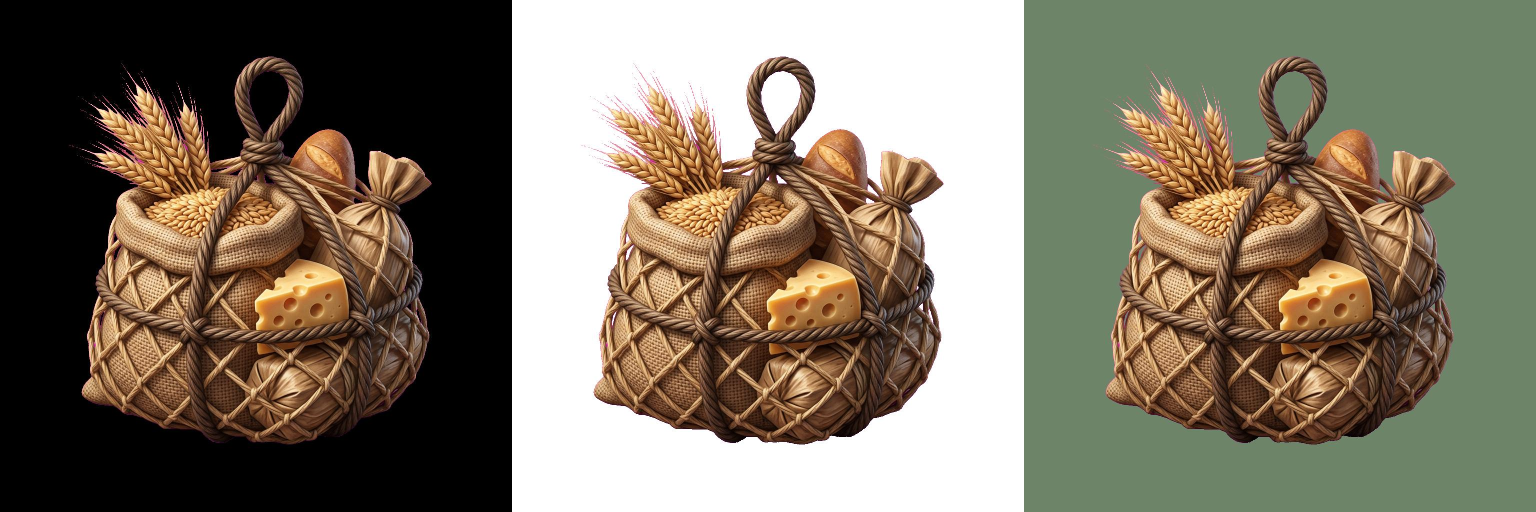
#> input picture assets/delivery/stone-starter-20261003/inspection/resource-food-black-white-green.jpg, 3072 x 1024 px (shown at 1/2 size)
$ python measure_parts.py ../assets/delivery/stone-starter-20261003/inspection/resource-food-black-white-green.jpg
#> lines starting #> are read from the running program, lines starting #| are printed output that depends on the picture
"""Measure opaque parts on class rig sheets. Prints boxes; writes nothing."""
import sys
from pathlib import Path

import numpy as np
from PIL import Image
from scipy import ndimage

ROOT = Path(__file__).resolve().parents[1]
RIGS = {
    "knight": ROOT / "assets/production/production-12-20261003/images/16-rig-knight.png",
    "mage": ROOT / "assets/production/production-12-20261003/images/19-rig-mage.png",
    "ranger": ROOT / "assets/production/production-12-20261003/images/17-rig-ranger.png",
}


def mask_of(path):
    im = Image.open(path).convert("RGBA")
    arr = np.asarray(im)
    r, g, b, a = arr[:,:,0], arr[:,:,1], arr[:,:,2], arr[:,:,3]
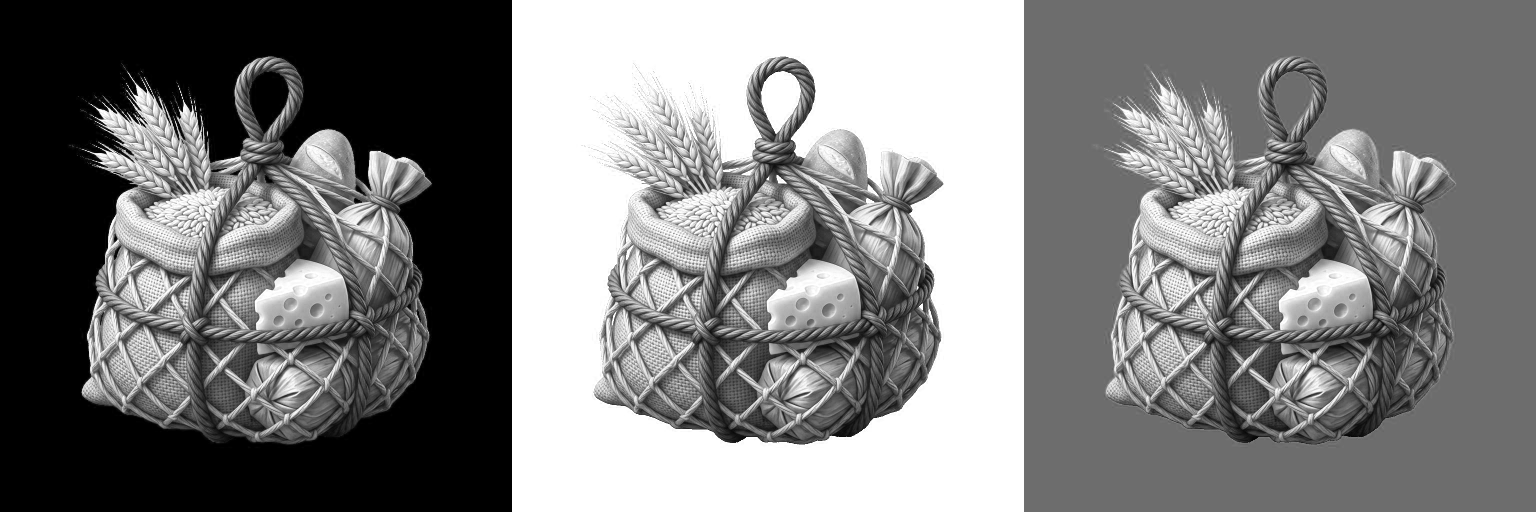
#> r: shape (1024, 3072) (shown at 1/2 size); min 0, max 255, mean 126.4
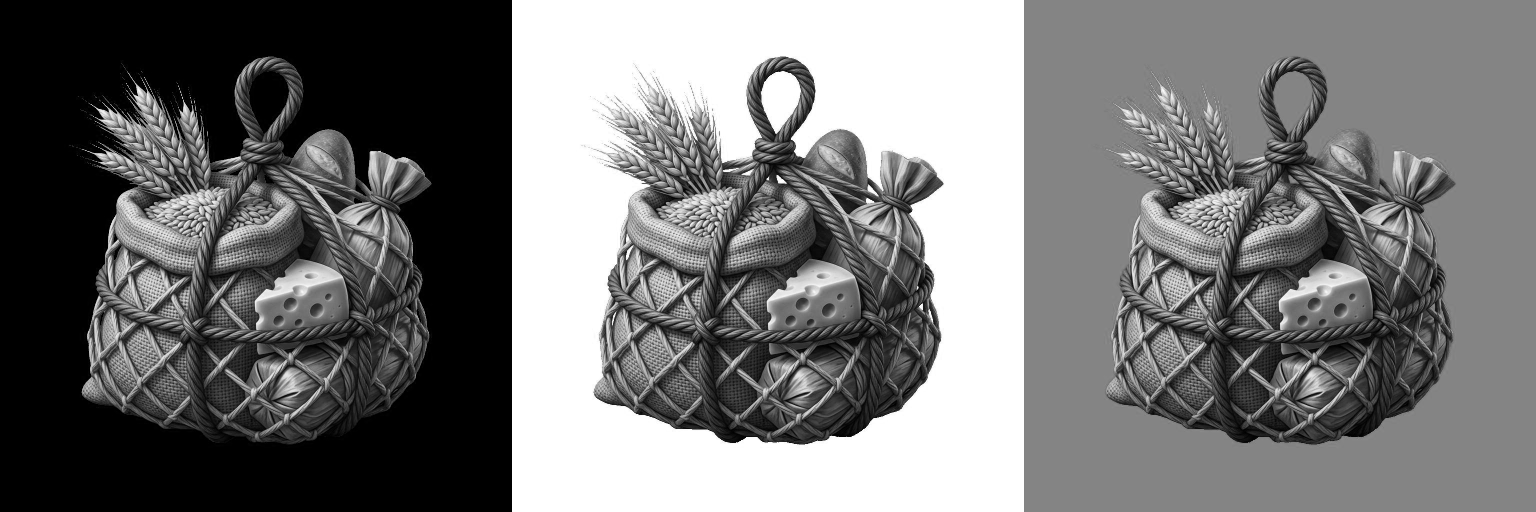
#> g: shape (1024, 3072) (shown at 1/2 size); min 0, max 255, mean 117.1
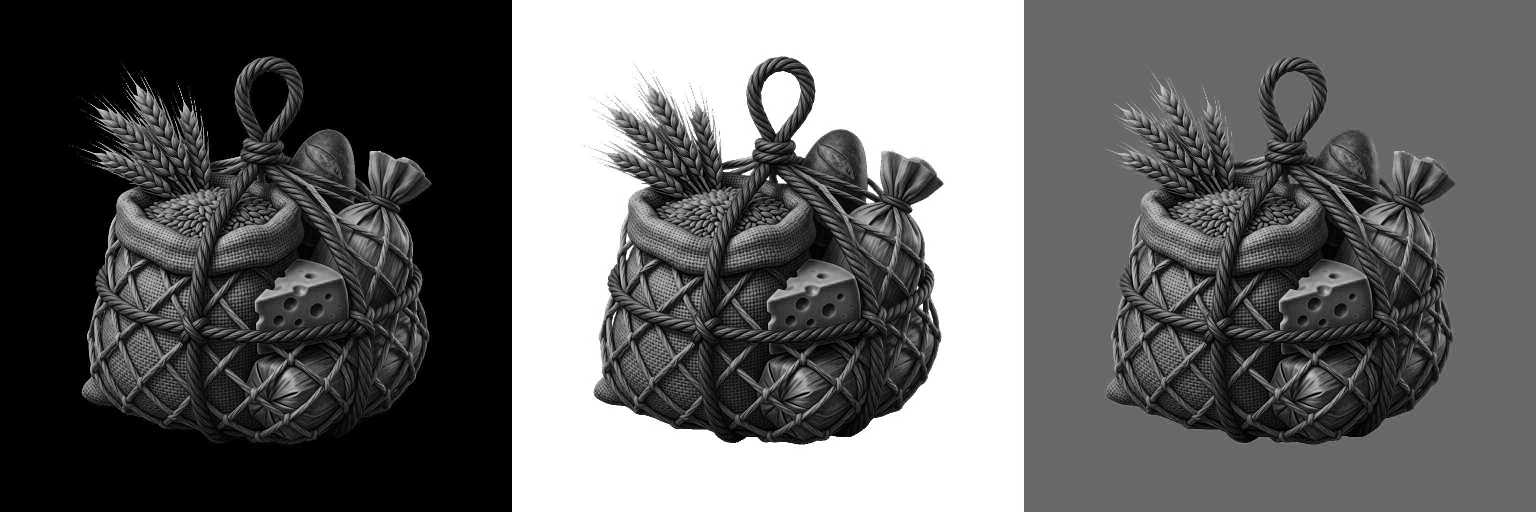
#> b: shape (1024, 3072) (shown at 1/2 size); min 0, max 255, mean 100.2
#> a: shape (1024, 3072); every value is 255
    magenta = (r > 180) & (g < 80) & (b > 180)
#> magenta: shape (1024, 3072) bool; every value is 0
    fg = (a > 16) & ~magenta
#> fg: shape (1024, 3072) bool; every value is 1
#> in main, `small = fg[::2, ::2]`: small: shape (512, 1536) bool; every value is 1
    return fg


def components(fg, min_area=600):
#> called with min_area = 200
    labels, count = ndimage.label(fg)
#> labels: shape (512, 1536) int32; every value is 1
#> count = 1
    out = []
    for lab, sl in enumerate(ndimage.find_objects(labels), start=1):
        if sl is None:
            continue
        ys, xs = sl
        area = int((labels[sl] == lab).sum())
        if area < min_area:
            continue
        x0, y0, x1, y1 = xs.start, ys.start, xs.stop - 1, ys.stop - 1
        out.append({"x": x0, "y": y0, "w": x1 - x0 + 1, "h": y1 - y0 + 1, "area": area, "cx": (x0 + x1) / 2, "cy": (y0 + y1) / 2})
#> this loop made 1 pass
#> (lab, area, x0, y0, x1, y1) on pass 1: (1, 786432, 0, 0, 1535, 511)
#> after the loop, out = 1 item
    out.sort(key=lambda b: -b["area"])
    return out


def main():
    names = sys.argv[1:] or list(RIGS)
    for name in names:
        path = RIGS.get(name) or Path(name)
        fg = mask_of(path)
        # downsample 2x for speed
        small = fg[::2, ::2]
        boxes = components(small, 200)
#> boxes = 1 item
        print(f"\n== {name} {fg.shape} parts {len(boxes)}")
#| == ../assets/delivery/stone-starter-20261003/inspection/resource-food-black-white-green.jpg (1024, 3072) parts 1
        for i, b in enumerate(boxes[:24]):
            print(f"{i:02d} x={b['x']*2:4d} y={b['y']*2:4d} w={b['w']*2:4d} h={b['h']*2:4d} a={b['area']*4:7d} c=({b['cx']*2:.0f},{b['cy']*2:.0f})")
#> this loop made 1 pass
#| 00 x=   0 y=   0 w=3072 h=1024 a=3145728 c=(1535,511)


if __name__ == "__main__":
    main()

$ run again, on assets/delivery/stone-starter-20261003/inspection/lumber-stone-black-white-green.jpg
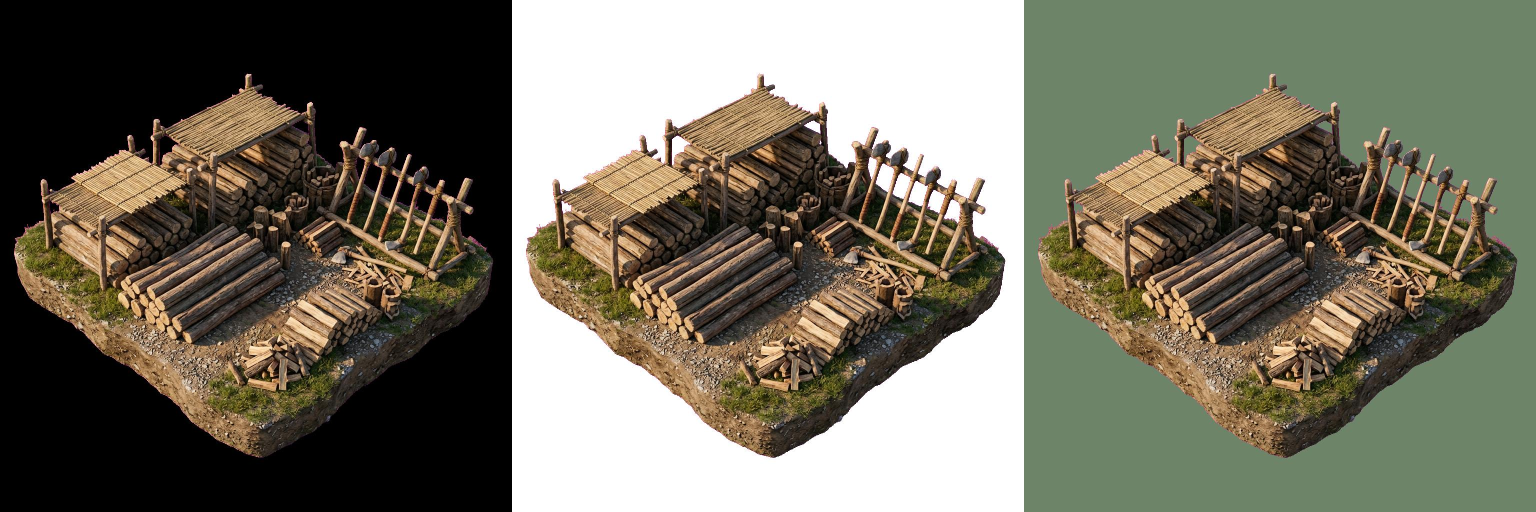
#> input picture assets/delivery/stone-starter-20261003/inspection/lumber-stone-black-white-green.jpg, 3072 x 1024 px (shown at 1/2 size)
#> in mask_of, `r, g, b, a = arr[:,:,0], arr[:,:,1], arr[:,:,2], arr[:,:,3]`:
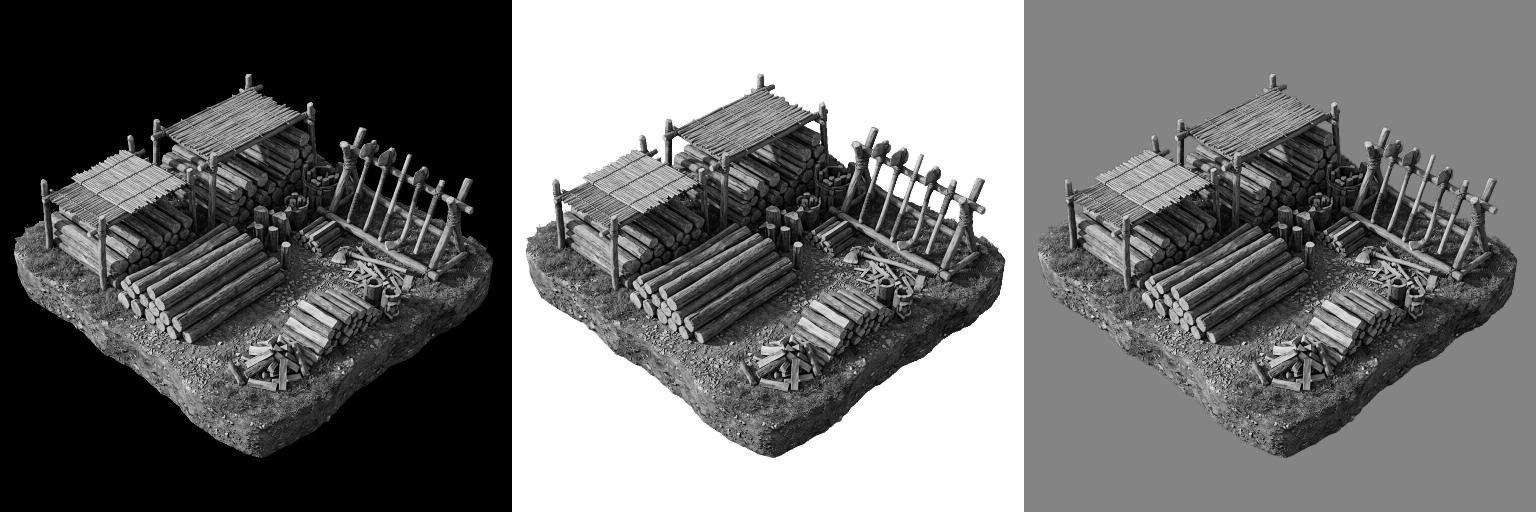
#> g: shape (1024, 3072) (shown at 1/2 size); min 0, max 255, mean 112.2
#> in mask_of, `r, g, b, a = arr[:,:,0], arr[:,:,1], arr[:,:,2], arr[:,:,3]`:
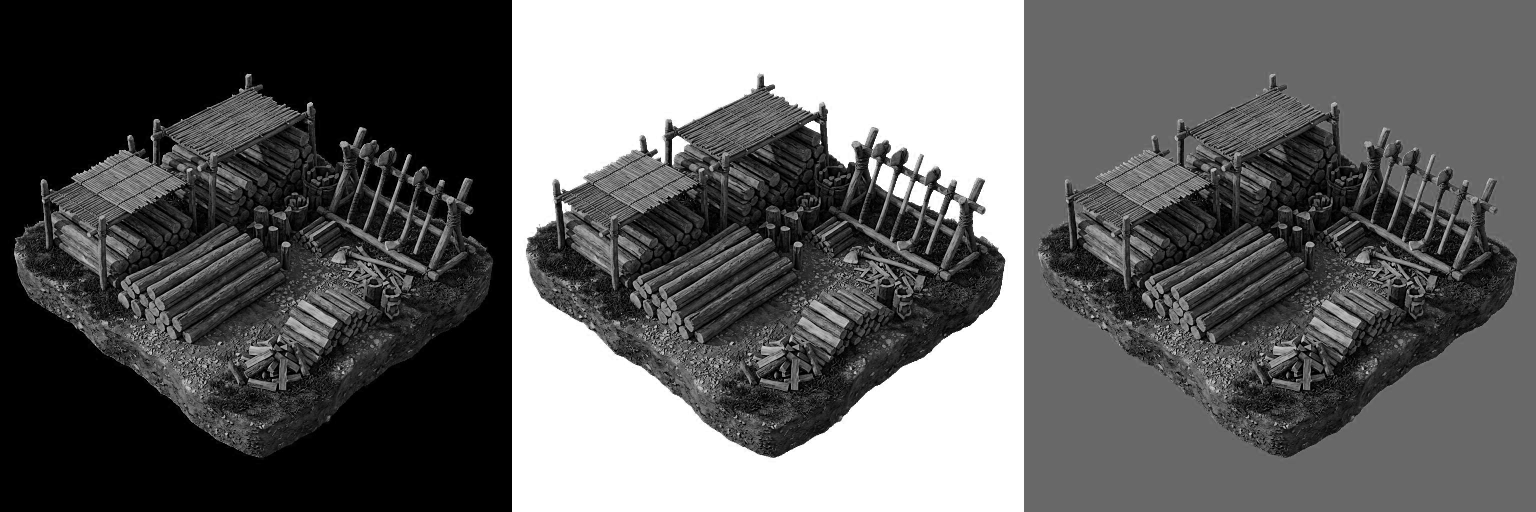
#> b: shape (1024, 3072) (shown at 1/2 size); min 0, max 255, mean 96.9
#> a: shape (1024, 3072); every value is 255
#> magenta: shape (1024, 3072) bool; every value is 0
#> fg: shape (1024, 3072) bool; every value is 1
#> small: shape (512, 1536) bool; every value is 1
#> labels: shape (512, 1536) int32; every value is 1
#> count = 1
#> the loop in components, `for lab, sl in enumerate(ndimage.find_objects(labels), start=1):` made 1 pass
#> (lab, area, x0, y0, x1, y1) on pass 1: (1, 786432, 0, 0, 1535, 511)
#> after the loop in components, `for lab, sl in enumerate(ndimage.find_objects(labels), start=1):`: out = 1 item
#| == ../assets/delivery/stone-starter-20261003/inspection/lumber-stone-black-white-green.jpg (1024, 3072) parts 1
#> the loop in main, `for i, b in enumerate(boxes[:24]):` made 1 pass
#| 00 x=   0 y=   0 w=3072 h=1024 a=3145728 c=(1535,511)

$ run again, on assets/delivery/stone-starter-20261003/inspection/mine-stone-black-white-green.jpg
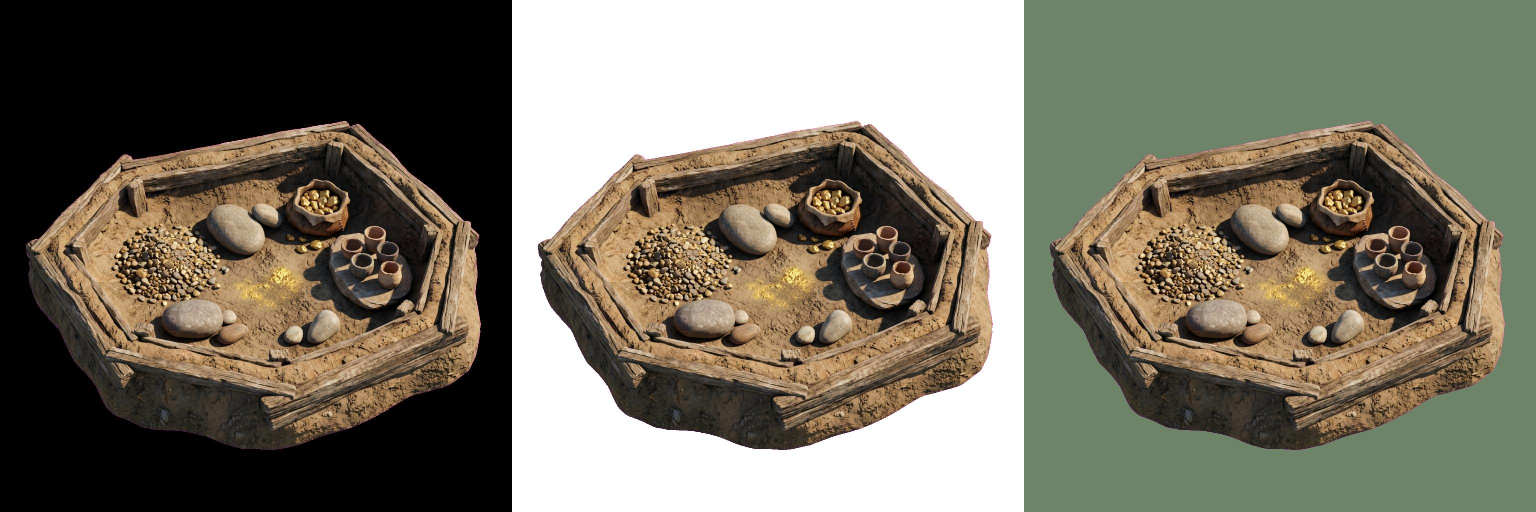
#> input picture assets/delivery/stone-starter-20261003/inspection/mine-stone-black-white-green.jpg, 3072 x 1024 px (shown at 1/2 size)
#> in mask_of, `r, g, b, a = arr[:,:,0], arr[:,:,1], arr[:,:,2], arr[:,:,3]`:
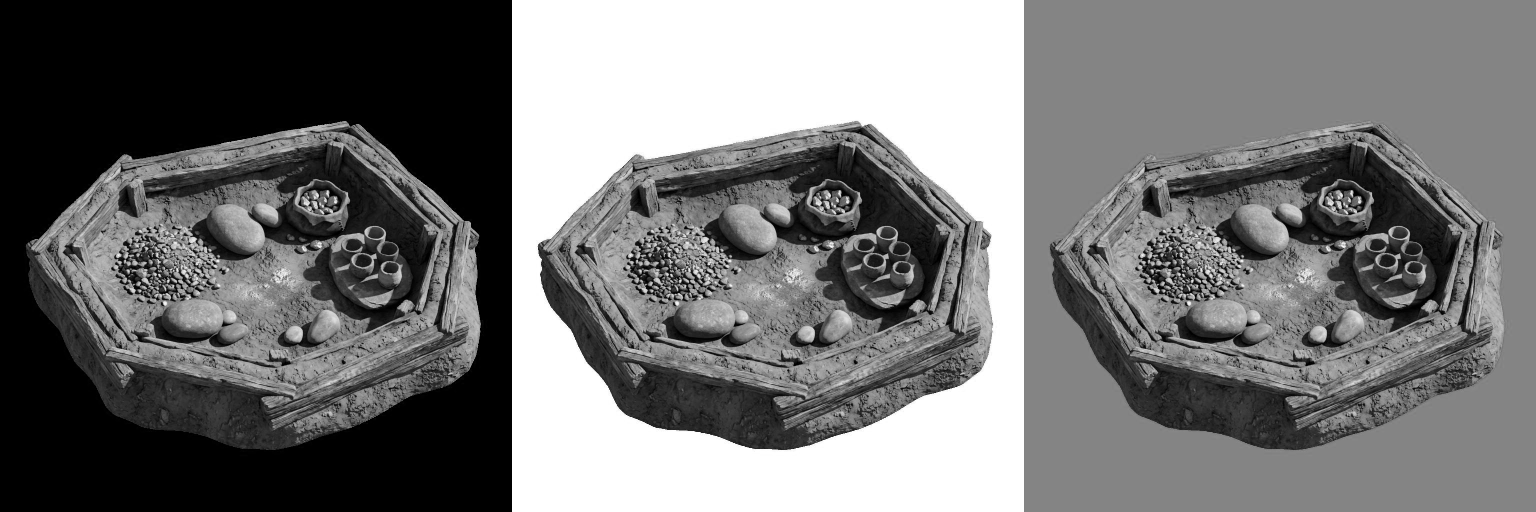
#> g: shape (1024, 3072) (shown at 1/2 size); min 0, max 255, mean 115.5
#> in mask_of, `r, g, b, a = arr[:,:,0], arr[:,:,1], arr[:,:,2], arr[:,:,3]`:
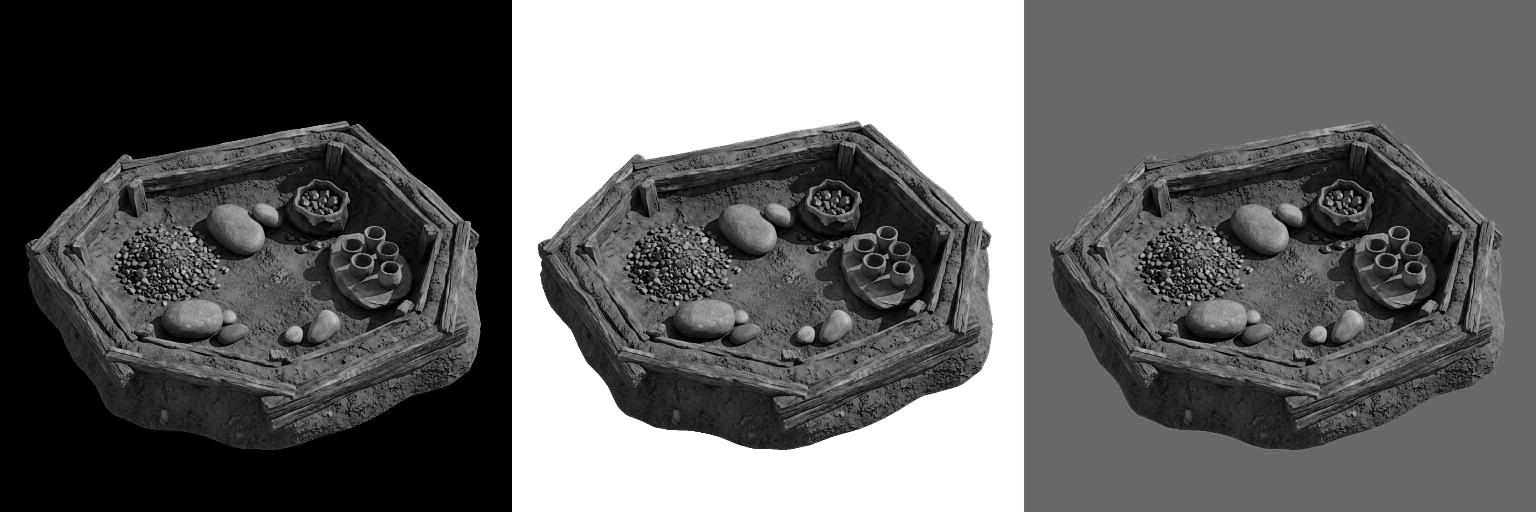
#> b: shape (1024, 3072) (shown at 1/2 size); min 0, max 255, mean 100
#> a: shape (1024, 3072); every value is 255
#> magenta: shape (1024, 3072) bool; every value is 0
#> fg: shape (1024, 3072) bool; every value is 1
#> small: shape (512, 1536) bool; every value is 1
#> labels: shape (512, 1536) int32; every value is 1
#> count = 1
#> the loop in components, `for lab, sl in enumerate(ndimage.find_objects(labels), start=1):` made 1 pass
#> (lab, area, x0, y0, x1, y1) on pass 1: (1, 786432, 0, 0, 1535, 511)
#> after the loop in components, `for lab, sl in enumerate(ndimage.find_objects(labels), start=1):`: out = 1 item
#| == ../assets/delivery/stone-starter-20261003/inspection/mine-stone-black-white-green.jpg (1024, 3072) parts 1
#> the loop in main, `for i, b in enumerate(boxes[:24]):` made 1 pass
#| 00 x=   0 y=   0 w=3072 h=1024 a=3145728 c=(1535,511)
